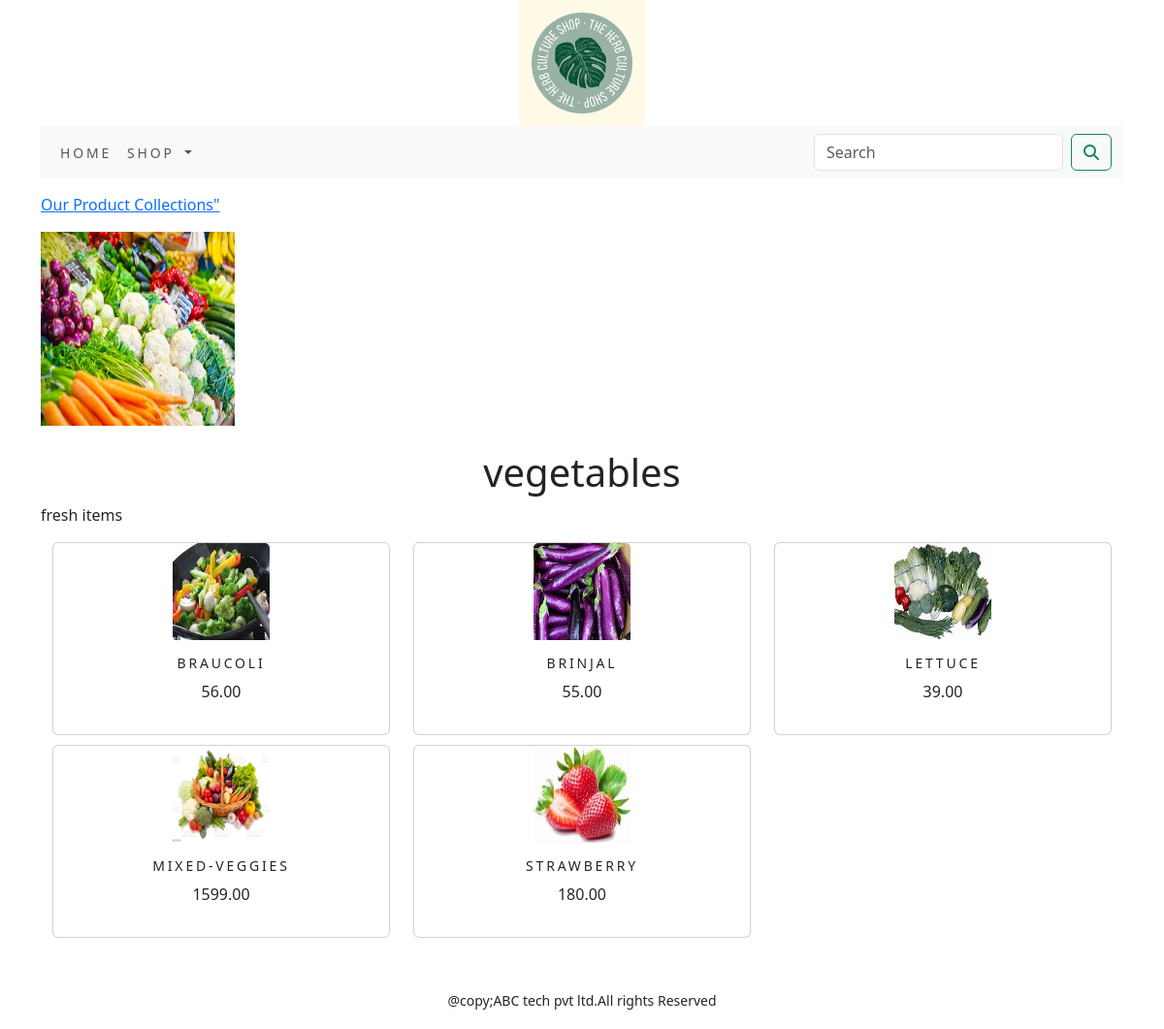
The page /shop/vegetables/ on the database its author committed.
### shop/models.py (models this page shows, shortened)
class Category(models.Model):
    name = models.CharField(max_length=250, unique=True)
    slug = models.SlugField(max_length=250, unique=True)
    description = models.TextField(blank=True)
    image = models.ImageField(upload_to='category', blank=True)
    class Meta:
        ordering = ('name',)
        verbose_name = 'category'
        verbose_name_plural = 'categories'
    def get_url(self):
        return reverse('shop:product_by_category', args=[self.slug])

class Product(models.Model):
    name = models.CharField(max_length=250, unique=True)
    slug = models.SlugField(max_length=250, unique=True)
    description = models.TextField(blank=True)
    price = models.DecimalField(max_digits=10, decimal_places=2)
    category = models.ForeignKey(Category, on_delete=models.CASCADE)
    image = models.ImageField(upload_to='product', blank=True)
    stock = models.IntegerField()
    available = models.BooleanField(default=True)
    created = models.DateTimeField(auto_now_add=True)
    updated = models.DateTimeField(auto_now=True)
    def get_url(self):
        return reverse ('shop:prodCatdetail',args=[self.category.slug,self.slug])
    class Meta:
        ordering = ('name',)
        verbose_name = 'product'
        verbose_name_plural = 'products'

### shop/views.py (the view)
# urls.py: path('', views.allProdCat, name='allProdCat'),
def allProdCat(request, c_slug=None):
    c_page = None
    products_list = None
    if c_slug != None:
        c_page = get_object_or_404(Category, slug=c_slug)
        products_list = Product.objects.all().filter(category=c_page, available=True)
    else:
        products_list = Product.objects.all().filter(available=True)
    paginator=Paginator(products_list,6)
    try:
        page=int(request.GET.get('page','1'))
    except:
        page=1
    try:
        products=paginator.page(page)
    except  (EmptyPage,InvalidPage):
        products=paginator.page(paginator.num_pages)
    return render(request, "category.html", {'category': c_page, 'products': products})

### cart/context_processors.py (called while the page is built)
def counter(request):
    item_count=0
    if 'admin' in request.path:
        return  {}
    else:
        try:
            cart=Cart.objects.filter(cart_id=_cart_id(request))
            car_items=CartItem.objects.all().filter(cart=cart[:1])
            for cart_item in car_items:
                item_count += cart_item.quantity
        except Cart.DoesNotExist:
            item_count =0
    return  dict(item_count=item_count)

### cart/views.py (called while the page is built)
def _cart_id(request):
    cart = request.session.session_key
    if not cart:
        cart = request.session.create()
    return cart

### shop/context_processors.py (called while the page is built)
def menu_links(request):
    links = Category.objects.all()
    return dict(links=links)

### templates/category.html (shortened to what this page needs)
{% extends 'base.html' %}
{% load static %}
{% block content %}
{% if category %}
<div>
    <div class="row my_row_class">
        <div class="mx-auto">
            <p><a href="{% url 'shop:allProdCat' %}">Our Product Collections"</a></p>
    </div>
        </div>
</div>
{% endif %}
<div class="mx_auto">
    {% if category %}
    <a href=""><img class="my_image" src="{{category.image.url}}"alt="{{category.name}}" style="height:200px;width:200px;"></a>
</div>
     <br>
<div>
    <h1 class="text-center my_title">{{category.name}}</h1>
    <p class="text-justify">{{category.description}}</p>
</div>
{% endif %}
<div class="container">
    <div class="row mx_auto">
    {% for product in products.object_list %}
    <div class="my_bottom_margin col-9 col-sm-12 col-md-4 xol-lg-4">
        <div class="card text-center" style="min-width:18rem;">
            <a href="{{product.get_url}}"><img class="card-img-top my_image" src="{{ product.image.url }}" alt="{{product.name}}" style="height:100px;width:100px;"></a>
            <div class="card-body">
                <h4>{{product.name}}</h4>
                <p>{{product.price}}</p>
            </div>
        </div>
    </div>
        {% endfor %}
    </div>
    <br>
</div>
{% endblock %}

### static/css/custom.css (style rules this page uses)
body { font-family: 'Roboto', sans-serif; }
.my_row_class { padding-top :15px; }
.my_image { width:100%; height:auto; }
.my_bottom_margin { margin-bottom:10px; }
.card-body h4 { font-size:14px; text-transform:uppercase; letter-spacing:.2em }

### rows shown on the page
Category: image (picture), name "vegetables", description "fresh items"
Product: image (picture), name "BRAUCOLI", price "56.00"
Product: image (picture), name "BRINJAL", price "55.00"
Product: image (picture), name "LETTUCE", price "39.00"
Product: image (picture), name "MIXED-VEGGIES", price "1599.00"
Product: image (picture), name "STRAWBERRY", price "180.00"
